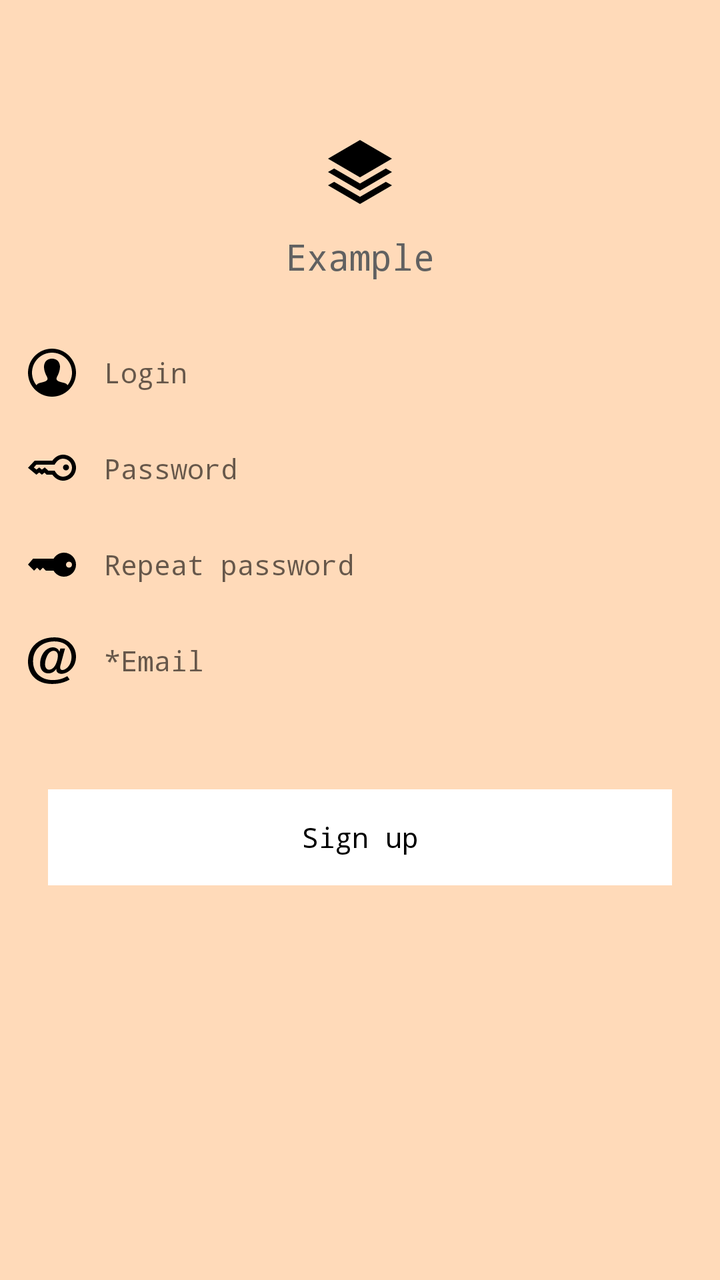
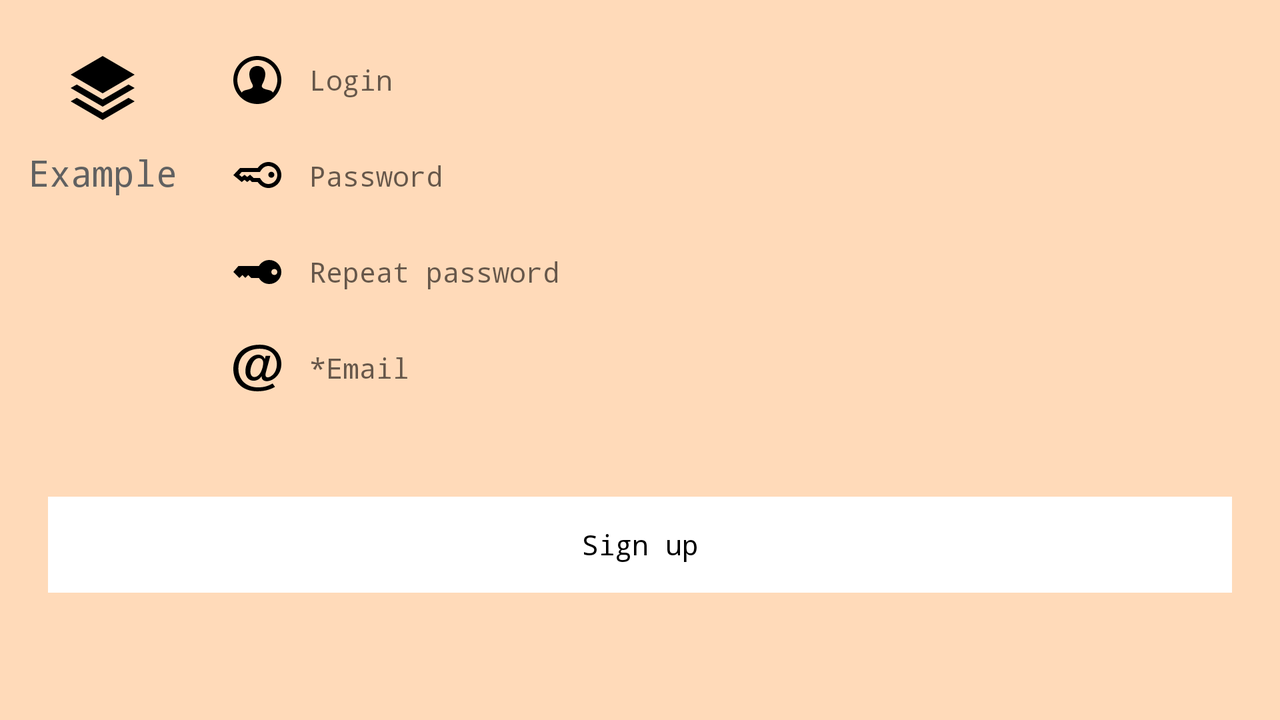

The same Android screen from two of the app's own layout files: first res/layout/ as a phone draws it, then the repository's variant for another configuration, drawn on a device whose configuration selects that folder. Both files follow.
<!-- AndroidManifest.xml: application theme Theme.AppCompat.Light.NoActionBar -->
<!-- res/layout/activity_register.xml -->
<?xml version="1.0" encoding="utf-8"?>

<android.support.constraint.ConstraintLayout
    xmlns:android="http://schemas.android.com/apk/res/android"
    xmlns:app="http://schemas.android.com/apk/res-auto"
    android:layout_width="match_parent"
    android:layout_height="match_parent"
    android:background="@color/background"
    >

    <android.support.constraint.ConstraintLayout
        android:id="@+id/layout_header"
        android:layout_width="wrap_content"
        android:layout_height="wrap_content"
        android:layout_marginTop="50dp"
        app:layout_constraintTop_toTopOf="parent"
        app:layout_constraintStart_toStartOf="parent"
        app:layout_constraintEnd_toEndOf="parent"
        >

        <include layout="@layout/header_layout" />

    </android.support.constraint.ConstraintLayout>


    <LinearLayout
        android:id="@+id/layout_input"
        android:layout_width="match_parent"
        android:layout_height="wrap_content"
        android:orientation="vertical"
        android:layout_marginTop="16dp"
        app:layout_constraintTop_toBottomOf="@id/layout_header"
        app:layout_constraintStart_toStartOf="parent"
        app:layout_constraintEnd_toEndOf="parent"
        >

        <LinearLayout
            android:layout_width="match_parent"
            android:layout_height="wrap_content"
            android:orientation="horizontal"
            android:padding="4dp"
            >

            <ImageButton
                style="@style/ItemIcon"
                android:id="@+id/register_login_icon"
                android:src="@drawable/login_black_24dp"
                android:contentDescription="@null"
                />

            <EditText
                style="@style/ItemEditText"
                android:id="@+id/register_login_input"
                android:hint="@string/login"
                android:inputType="text"
                />

        </LinearLayout>

        <LinearLayout
            android:layout_width="match_parent"
            android:layout_height="wrap_content"
            android:orientation="horizontal"
            android:padding="4dp"
            >

            <ImageButton
                style="@style/ItemIcon"
                android:id="@+id/register_password_icon"
                android:src="@drawable/password_black_24dp"
                android:contentDescription="@null"
                />

            <EditText
                style="@style/ItemEditText"
                android:id="@+id/register_password_input"
                android:hint="@string/password"
                android:inputType="textPassword"
                />

        </LinearLayout>

        <LinearLayout
            android:layout_width="match_parent"
            android:layout_height="wrap_content"
            android:orientation="horizontal"
            android:padding="4dp"
            >

            <ImageButton
                style="@style/ItemIcon"
                android:id="@+id/register_repeat_password_icon"
                android:src="@drawable/repeat_password_black_24dp"
                android:contentDescription="@null"
                />

            <EditText
                style="@style/ItemEditText"
                android:id="@+id/register_repeat_password_input"
                android:hint="@string/repeat_password"
                android:inputType="textPassword"
                />

        </LinearLayout>

        <LinearLayout
            android:layout_width="match_parent"
            android:layout_height="wrap_content"
            android:orientation="horizontal"
            android:padding="4dp"
            >

            <ImageButton
                style="@style/ItemIcon"
                android:id="@+id/register_email_icon"
                android:background="@android:color/transparent"
                android:src="@drawable/email_black_24dp"
                android:contentDescription="@null"
                />

            <EditText
                style="@style/ItemEditText"
                android:id="@+id/register_email_input"
                android:hint="@string/email"
                android:inputType="textEmailAddress"
                />

        </LinearLayout>

        <TextView
            style="@style/Message"
            android:id="@+id/register_message"
            />

    </LinearLayout>


    <Button
        style="@style/MainButton"
        android:id="@+id/register_button"
        android:text="@string/button_sign_up"
        app:layout_constraintTop_toBottomOf="@id/layout_input"
        app:layout_constraintStart_toStartOf="parent"
        app:layout_constraintEnd_toEndOf="parent"
        android:layout_marginStart="24dp"
        android:layout_marginEnd="24dp"
        android:layout_marginTop="24dp"
        android:layout_marginBottom="16dp"
        />


</android.support.constraint.ConstraintLayout>
<!-- res/layout/header_layout.xml (included above) -->
<?xml version="1.0" encoding="utf-8"?>


<android.support.constraint.ConstraintLayout
    style="@style/LogoLayout"
    android:layout_width="wrap_content"
    android:layout_height="wrap_content"
    android:layout_margin="16dp"
    android:padding="6dp"
    xmlns:android="http://schemas.android.com/apk/res/android"
    xmlns:app="http://schemas.android.com/apk/res-auto"
    >

    <ImageButton
        style="@style/LogoIcon"
        android:id="@+id/logo_icon"
        android:src="@drawable/logo_icon_black_32dp"
        app:layout_constraintTop_toTopOf="parent"
        app:layout_constraintStart_toStartOf="parent"
        app:layout_constraintEnd_toEndOf="parent"
        android:contentDescription="@null"
        android:tag="false"
        />

    <TextView
        style="@style/LogoTitle"
        android:id="@+id/logo_title"
        app:layout_constraintTop_toBottomOf="@id/logo_icon"
        app:layout_constraintStart_toStartOf="parent"
        app:layout_constraintEnd_toEndOf="parent"

        />

</android.support.constraint.ConstraintLayout>
<!-- resources referenced by this layout -->
<resources>
  <color name="background">#ffdab9</color>
  <!-- drawable logo_icon_black_32dp (drawable) -->
  <vector android:height="32dp" android:viewportHeight="24"
      android:viewportWidth="24" android:width="32dp" xmlns:android="http://schemas.android.com/apk/res/android">
      <path android:fillColor="#FF000000" android:pathData="M21.698,10.658l2.302,1.342 -12.002,7 -11.998,-7 2.301,-1.342 9.697,5.658 9.7,-5.658zM11.998,21.315l-9.697,-5.658 -2.301,1.343 11.998,7 12.002,-7 -2.302,-1.342 -9.7,5.657zM24,7l-12.002,-7 -11.998,7 11.998,7 12.002,-7z"/>
  </vector>
  <string name="button_sign_up">Sign up</string>
  <string name="email">*Email</string>
  
      //buttons
  <string name="login">Login</string>
  <string name="password">Password</string>
  <string name="repeat_password">Repeat password</string>
  <style name="ItemIcon">
          <item name="android:layout_width">40dp</item>
          <item name="android:layout_height">40dp</item>
          <item name="android:background">@drawable/ripple</item>
          <item name="android:layout_marginStart">2dp</item>
          <item name="android:layout_marginEnd">2dp</item>
      </style>
  <style name="LogoIcon">
          <item name="android:layout_width">@dimen/indicator_size</item>
          <item name="android:layout_height">@dimen/indicator_size</item>
          <item name="android:background">@android:color/transparent</item>
      </style>
  <style name="LogoLayout">
          <item name="android:layout_width">wrap_content</item>
          <item name="android:layout_height">wrap_content</item>
          <item name="android:background">@drawable/ripple</item>
          <item name="android:focusable">true</item>
          <item name="android:clickable">true</item>
      </style>
  <style name="LogoTitle">
          <item name="android:layout_width">wrap_content</item>
          <item name="android:layout_height">wrap_content</item>
          <item name="android:text">@string/logo_title</item>
          <item name="android:textSize">18sp</item>
          <item name="android:textColor">@color/logo_title_text_color</item>
          <item name="android:typeface">monospace</item>
      </style>
  <style name="MainButton" parent="Base.Widget.AppCompat.Button.Borderless.Colored">
          <item name="android:layout_width">match_parent</item>
          <item name="android:layout_height">wrap_content</item>
          <item name="android:textColor">@color/main_button_text_color</item>
          <item name="android:typeface">monospace</item>
          <item name="android:textStyle">normal</item>
          <item name="textAllCaps">false</item>
          <item name="android:background">@drawable/log_in</item>
      </style>
  <!-- drawable ripple (drawable) -->
  <?xml version="1.0" encoding="utf-8"?>
  
  <ripple
      android:color="@color/icon_ripple"
      xmlns:android="http://schemas.android.com/apk/res/android" >
      <item android:id="@android:id/mask"
          android:gravity="center">
          <shape xmlns:android="http://schemas.android.com/apk/res/android"
              android:shape="rectangle">
              <corners android:radius="@dimen/indicator_corner"/>
              <solid android:color="@color/icon_ripple"/>
          </shape>
      </item>
  </ripple>
  <dimen name="indicator_size">60dp</dimen>
  <string name="logo_title">Example</string>
  <color name="logo_title_text_color">#616161</color>
  <color name="main_button_text_color">#000</color>
  <!-- drawable log_in (drawable) -->
  <?xml version="1.0" encoding="utf-8"?>
  
  <ripple xmlns:android="http://schemas.android.com/apk/res/android"
      android:color="@color/main_button_ripple">
      <item android:id="@android:id/background">
          <shape android:shape="rectangle">
              <solid android:color="@color/main_button_solid"/>
          </shape>
      </item>
  </ripple>
  <color name="icon_ripple">@android:color/white</color>
  <dimen name="indicator_corner">10dp</dimen>
  <color name="main_button_ripple">#e0e0e0</color>
  <color name="main_button_solid">#fff</color>
</resources>
<!-- res/layout-land/activity_register.xml (the repository's variant of the layout above) -->
<!-- drawn on the phone turned sideways -->
<?xml version="1.0" encoding="utf-8"?>


<ScrollView
    xmlns:android="http://schemas.android.com/apk/res/android"
    xmlns:app="http://schemas.android.com/apk/res-auto"
    android:layout_width="match_parent"
    android:layout_height="match_parent"
    android:background="@color/background"
    >


    <android.support.constraint.ConstraintLayout
        android:layout_width="match_parent"
        android:layout_height="wrap_content"
        >

        <LinearLayout
            android:id="@+id/register_layout_main"
            android:orientation="horizontal"
            android:layout_width="match_parent"
            android:layout_height="wrap_content"
            android:gravity="center_vertical"
            android:padding="8dp"
            >

            <android.support.constraint.ConstraintLayout
                android:id="@+id/layout_header"
                android:layout_gravity="start|top"
                android:layout_width="wrap_content"
                android:layout_height="wrap_content"
                >

                <include layout="@layout/header_layout"/>

            </android.support.constraint.ConstraintLayout>


            <LinearLayout
                android:id="@+id/layout_input"
                android:layout_width="match_parent"
                android:layout_height="wrap_content"
                android:orientation="vertical"
                android:layout_gravity="center_vertical|start"
                android:padding="8dp"
                >

                <LinearLayout
                    android:layout_width="match_parent"
                    android:layout_height="wrap_content"
                    android:orientation="horizontal"
                    android:padding="4dp"
                    >

                    <ImageButton
                        style="@style/ItemIcon"
                        android:id="@+id/register_login_icon"
                        android:src="@drawable/login_black_24dp"
                        android:contentDescription="@null"
                        />

                    <EditText
                        style="@style/ItemEditText"
                        android:id="@+id/register_login_input"
                        android:hint="@string/login"
                        android:inputType="text"
                        />

                </LinearLayout>

                <LinearLayout
                    android:layout_width="match_parent"
                    android:layout_height="wrap_content"
                    android:orientation="horizontal"
                    android:padding="4dp"
                    >

                    <ImageButton
                        style="@style/ItemIcon"
                        android:id="@+id/register_password_icon"
                        android:src="@drawable/password_black_24dp"
                        android:contentDescription="@null"
                        />

                    <EditText
                        style="@style/ItemEditText"
                        android:id="@+id/register_password_input"
                        android:hint="@string/password"
                        android:inputType="textPassword"
                        />

                </LinearLayout>

                <LinearLayout
                    android:layout_width="match_parent"
                    android:layout_height="wrap_content"
                    android:orientation="horizontal"
                    android:padding="4dp"
                    >

                    <ImageButton
                        style="@style/ItemIcon"
                        android:id="@+id/register_repeat_password_icon"
                        android:src="@drawable/repeat_password_black_24dp"
                        android:contentDescription="@null"
                        />

                    <EditText
                        style="@style/ItemEditText"
                        android:id="@+id/register_repeat_password_input"
                        android:hint="@string/repeat_password"
                        android:inputType="textPassword"
                        />

                </LinearLayout>

                <LinearLayout
                    android:layout_width="match_parent"
                    android:layout_height="wrap_content"
                    android:orientation="horizontal"
                    android:padding="4dp"
                    >

                    <ImageButton
                        style="@style/ItemIcon"
                        android:id="@+id/register_email_icon"
                        android:background="@android:color/transparent"
                        android:src="@drawable/email_black_24dp"
                        android:contentDescription="@null"
                        />

                    <EditText
                        style="@style/ItemEditText"
                        android:id="@+id/register_email_input"
                        android:hint="@string/email"
                        android:inputType="textEmailAddress"
                        />

                </LinearLayout>

                <TextView
                    style="@style/Message"
                    android:id="@+id/register_message"
                    />

            </LinearLayout>

        </LinearLayout>


        <Button
            style="@style/MainButton"
            android:id="@+id/register_button"
            android:text="@string/button_sign_up"
            app:layout_constraintTop_toBottomOf="@id/register_layout_main"
            app:layout_constraintStart_toStartOf="parent"
            app:layout_constraintEnd_toEndOf="parent"
            android:layout_marginStart="24dp"
            android:layout_marginEnd="24dp"
            android:layout_marginTop="8dp"
            android:layout_marginBottom="16dp"
            />


    </android.support.constraint.ConstraintLayout>

</ScrollView>
